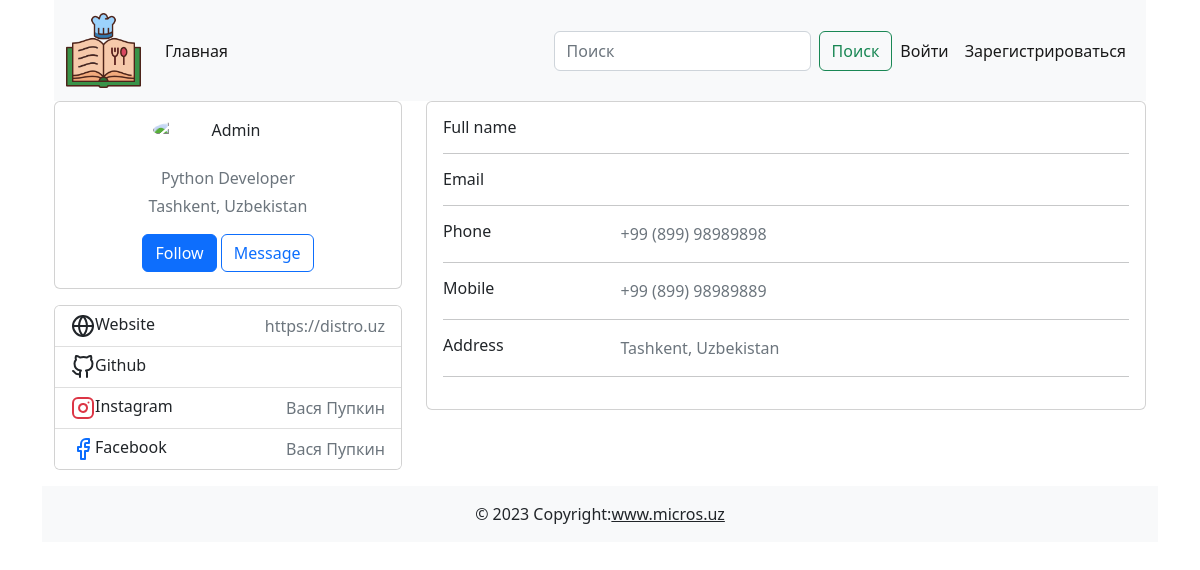
The app's page /profile/1/, older data.
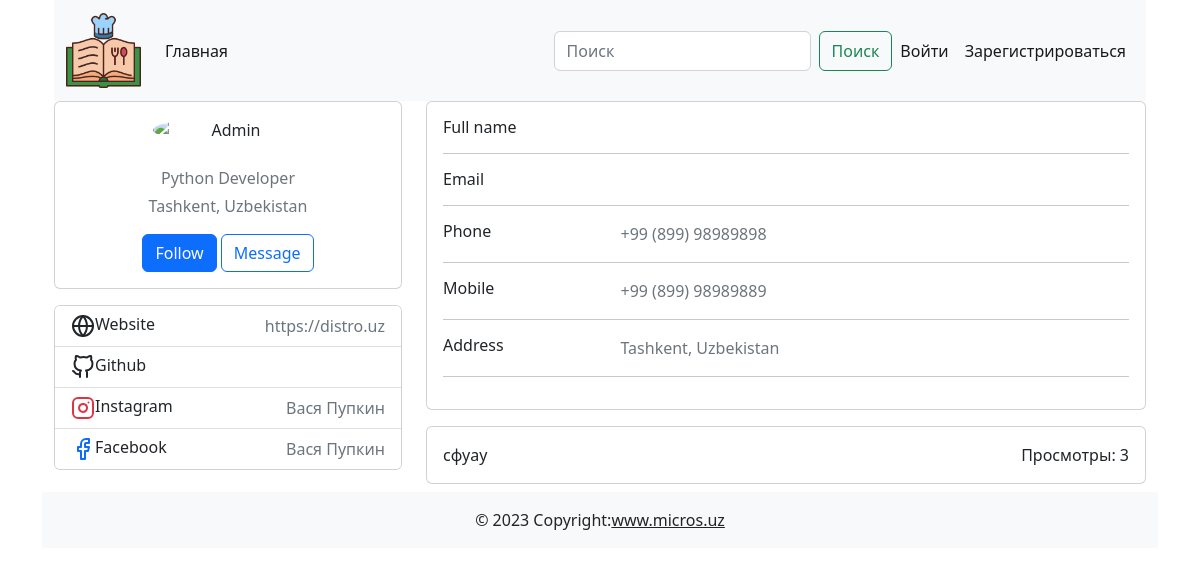
The same page, newer data.
### cooking/models.py (models this page shows, shortened)
class Post(models.Model):
    title = models.CharField(max_length=255, verbose_name="Заголовок статьи")
    content = models.TextField(
        default="Скоро тут будет статья...", verbose_name="Текст статьи"
    )
    created_at = models.DateTimeField(auto_now_add=True, verbose_name="Дата создания")
    updated_at = models.DateTimeField(auto_now=True, verbose_name="Дата обновления")
    photo = models.ImageField(
        upload_to="photos/", blank=True, null=True, verbose_name="Изображение"
    )
    watched = models.PositiveIntegerField(default=0, verbose_name="Просмотры")
    is_published = models.BooleanField(default=True, verbose_name="Публикация")
    category = models.ForeignKey(
        Category, on_delete=models.CASCADE, verbose_name="Категория"
    )
    author = models.ForeignKey(
        User, default=None, null=True, blank=True, on_delete=models.CASCADE
    )
    def __str__(self):
        return self.title
    class Meta:
        verbose_name = "Пост"
        verbose_name_plural = "Посты"

### cooking/views.py (the view)
# urls.py: path('profile/<int:user_id>/', profile, name='profile'),
def profile(request, user_id):
    user = User.objects.get(pk=user_id)
    posts = Post.objects.filter(author=user)
    context = {
        'user': user,
        'posts': posts
    }
    return render(request, 'cooking/profile.html', context)

### cooking/templates/cooking/profile.html (shortened to what the changed rows need)
{% extends 'base.html' %}
{% block main %}
<div class="container">
    <div class="main-body">
        <div class="row gutters-sm">
            <div class="col-md-8">
                {% for post in posts %}
                <div class="card p-3 mb-2">
                    <div class="d-flex justify-content-between">
                        <div class="card-text">{{ post }}</div>
                        <div class="d-flex justify-content-between">
                            <div>Просмотры: {{ post.watched }}</div>
                        </div>
                    </div>
                </div>
                {% endfor %}
            </div>
        </div>
    </div>
</div>
{% endblock main %}

Row changes from the older to the newer data that the page shows:
added Post: title "сфуау", watched "3"
